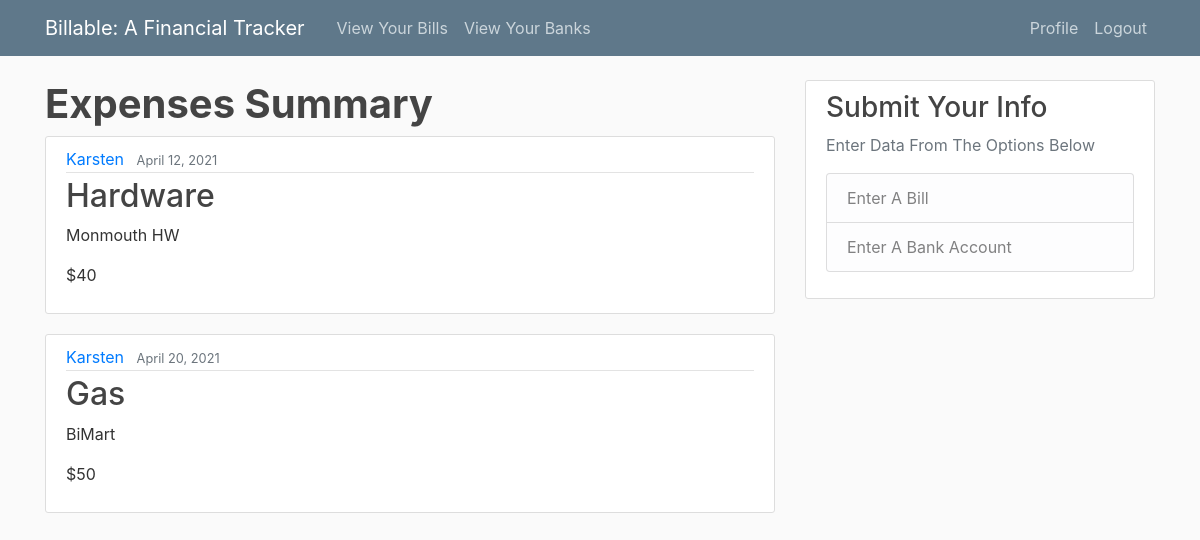
The app's page / (signed in) with its own data.
### SubmitData/models.py (models this page shows, shortened)
class Post(models.Model):
    title = models.CharField(max_length=255)
    company_name = models.CharField(max_length=255, default="")
    account_number = models.CharField(max_length=255, default="")
    statement_date = models.DateField(default=timezone.now)
    due_date = models.DateField(default=datetime.date.today)
    date_entered = models.DateTimeField(default=timezone.now)
    amount = models.CharField(max_length=255, default="")
    is_paid = models.BooleanField(default=0)
    payment_method = models.CharField(max_length=50, default="")
    author = models.ForeignKey(User, on_delete=models.CASCADE) #this is where the rel. is. Foreign key is the user

### SubmitData/views.py (the view)
# urls.py: path('', PostListView.as_view(), name='Submit-Data'),  #Submit-Data is original
class PostListView(LoginRequiredMixin, ListView):
    model = Post #this is what will be queried from models.py
    template_name = 'SubmitData/home.html' #this changes the default template that django wants
    context_object_name = 'posts' #this is what you want the list to display
    ordering = ['-date_entered']#newest to oldest ordering
    def get_queryset(self):#only show logged in users' data
        return self.model.objects.all().filter(author=self.request.user)

### SubmitData/templates/SubmitData/home.html
{% extends "SubmitData/base.html"  %}
{% block content %}
<h1><strong>Expenses Summary</strong></h1>
  {% for post in posts %}
    <article class="media content-section">
      <div class="media-body">
        <div class="article-metadata">
          <a class="mr-2" href="#">{{ post.author }}</a>
          <small class="text-muted">{{ post.date_entered|date:"F d, Y" }}</small>
        </div>
        <h2><a class="article-title" href="{% url 'data-detail' post.id %}">{{ post.title }}</a></h2>
        <p class="article-content">{{ post.company_name }}</p>
        <p class="article-content">{{ post.amount }}</p>
      </div>
    </article>
  {% endfor %}
{% endblock content %}

### SubmitData/static/SubmitData/main.css (style rules this page uses)
body { background: #fafafa; color: #333333; margin-top: 5rem; }
h1, h2, h3, h4, h5, h6 { color: #444444; }
.content-section { background: #ffffff; padding: 10px 20px; border: 1px solid #dddddd; border-radius: 3px; margin-bottom: 20px; }
.article-title { color: #444444; }
.article-content { white-space: pre-line; }
.article-metadata { padding-bottom: 1px; margin-bottom: 4px; border-bottom: 1px solid #e3e3e3 }

### records on screen
Post: author "Karsten", date_entered "April 12, 2021", title "Hardware", company_name "Monmouth HW", amount "$40"
Post: author "Karsten", date_entered "April 20, 2021", title "Gas", company_name "BiMart", amount "$50"
